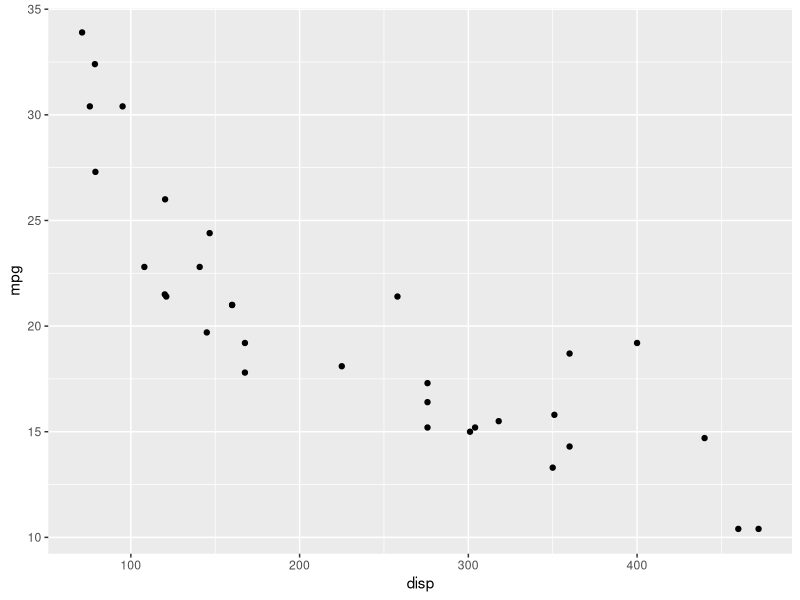
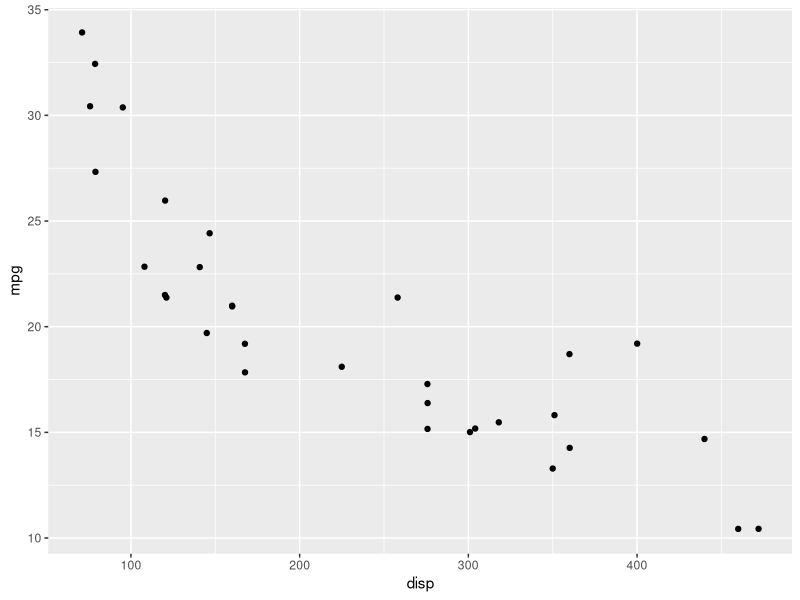
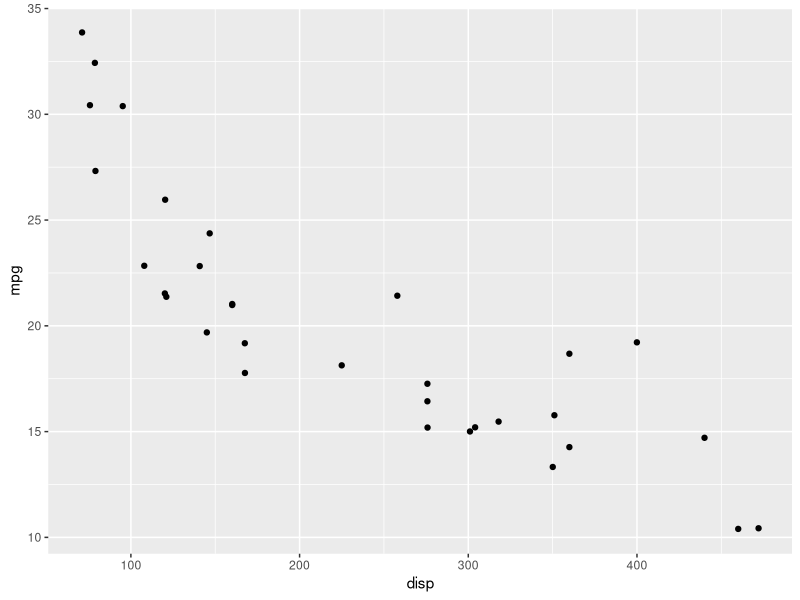
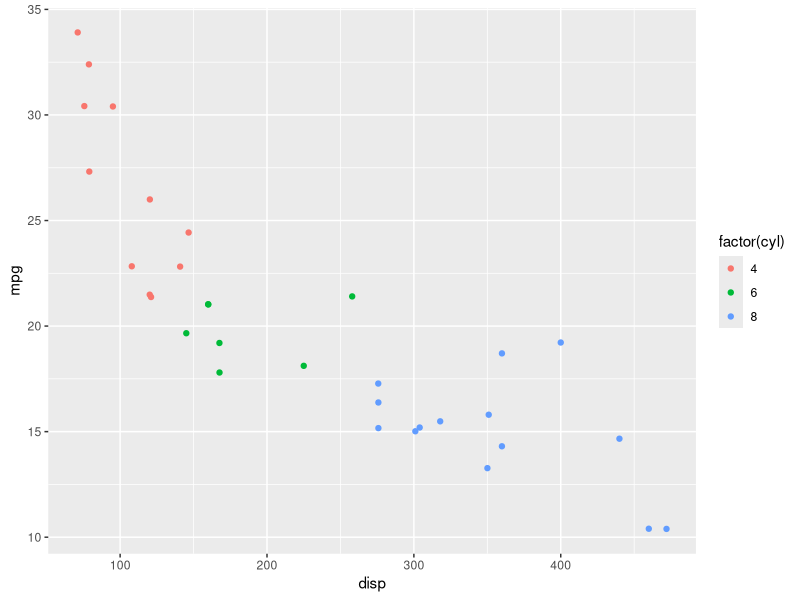
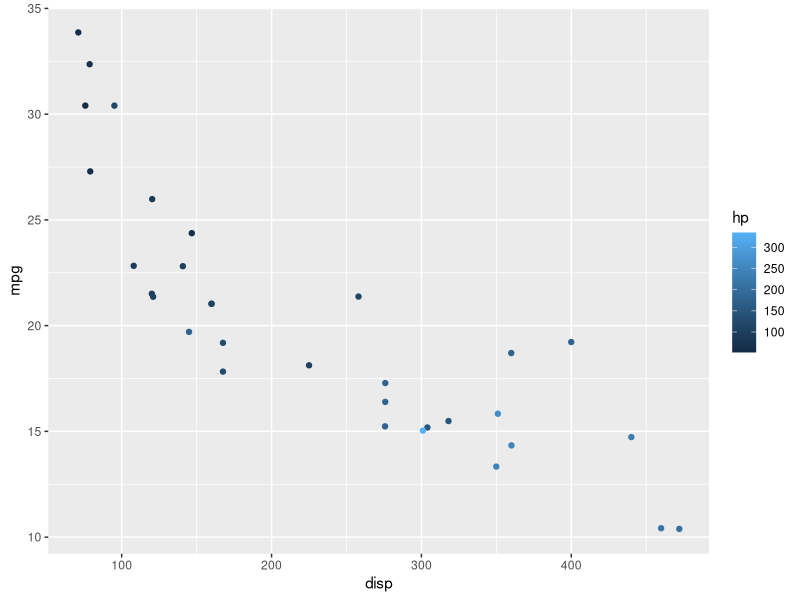
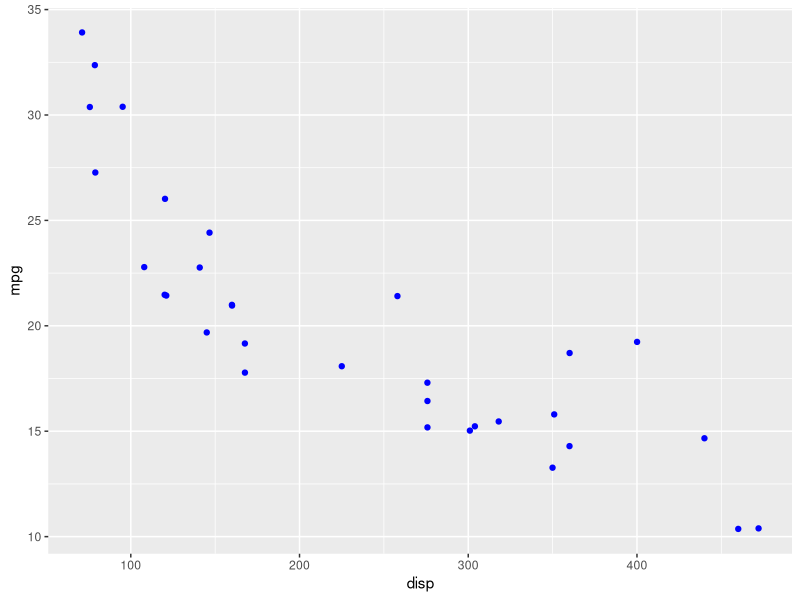
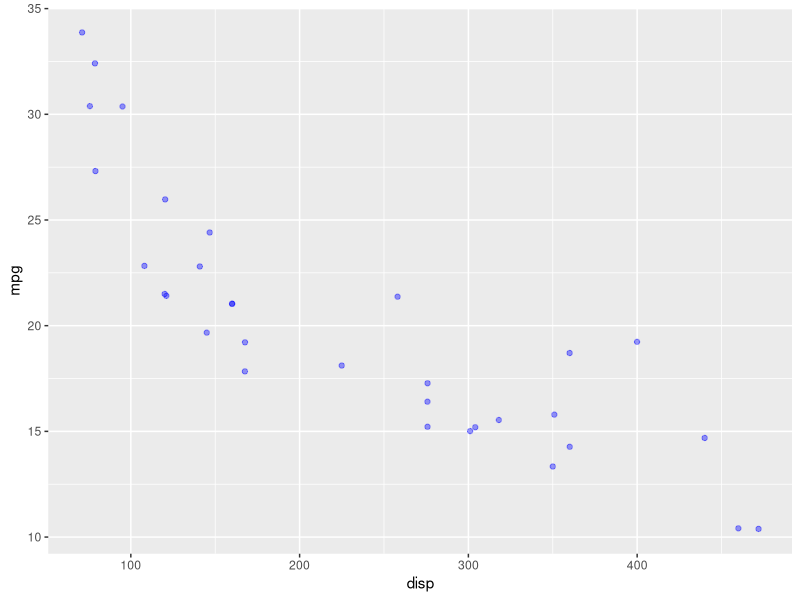
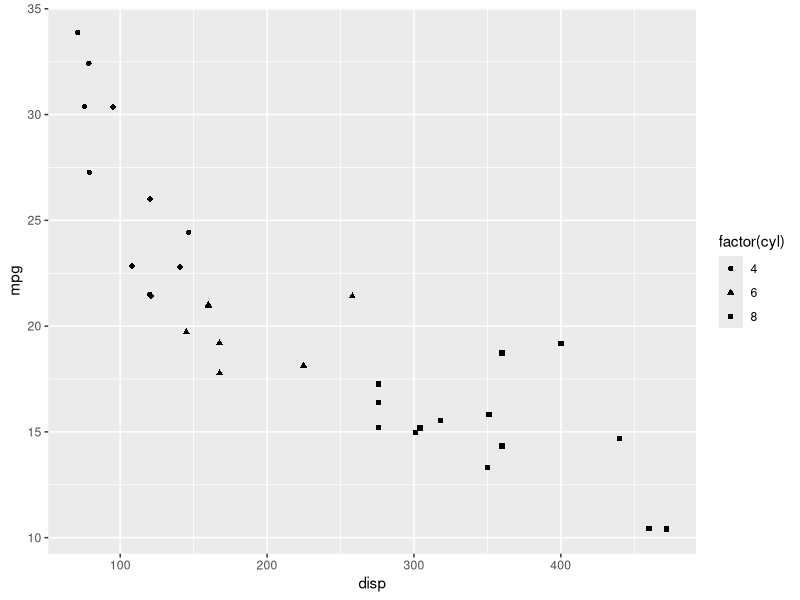

Write the R code that produced these figures, in order.
## ---- chunk 1
library(ggplot2)
library(dplyr)
library(tidyr)
## ---- chunk 2
ggplot(mtcars) +
  geom_point(aes(disp, mpg))
## ---- chunk 3
ggplot(mtcars) +
  geom_point(aes(disp, mpg), position = 'jitter')
## ---- chunk 4
ggplot(mtcars) +
  geom_jitter(aes(disp, mpg))
## ---- chunk 5
ggplot(mtcars) +
  geom_point(aes(disp, mpg, color = factor(cyl)), 
             position = 'jitter')
## ---- chunk 6
ggplot(mtcars) +
  geom_point(aes(disp, mpg, color = hp), 
             position = 'jitter')
## ---- chunk 7
ggplot(mtcars) +
  geom_point(aes(disp, mpg), color = 'blue', 
             position = 'jitter')
## ---- chunk 8
ggplot(mtcars) +
  geom_point(aes(disp, mpg), color = 'blue', alpha = 0.4, 
             position = 'jitter')
## ---- chunk 9
ggplot(mtcars) +
  geom_point(aes(disp, mpg, shape = factor(cyl)),
             position = 'jitter')
## ---- chunk 10
ggplot(mtcars) +
  geom_point(aes(disp, mpg), shape = 3,
             position = 'jitter')
## ---- chunk 11
ggplot(mtcars) +
  geom_point(aes(disp, mpg, size = hp), color = 'blue',
             position = 'jitter')
## ---- chunk 12
ggplot(mtcars) +
  geom_point(aes(disp, mpg), size = 3,
             position = 'jitter')
## ---- chunk 13
ggplot(mtcars, aes(disp, mpg)) +
  geom_point(position = 'jitter') +
  geom_smooth(method = 'lm', se = FALSE)
## ---- chunk 14
ggplot(mtcars, aes(disp, mpg)) +
  geom_point(position = 'jitter') +
  geom_smooth(method = 'lm', se = TRUE)
## ---- chunk 15
ggplot(mtcars, aes(disp, mpg)) +
  geom_point(position = 'jitter') +
  geom_smooth(method = 'loess', se = FALSE)
## ---- chunk 16
ggplot(mtcars, aes(disp, mpg)) +
  geom_point(position = 'jitter') +
  geom_smooth(method = 'loess', se = TRUE)
## ---- chunk 17
lm(mpg ~ disp, data = mtcars)
## ---- chunk 18
ggplot(mtcars, aes(disp, mpg)) +
  geom_point(position = 'jitter') +
  geom_abline(slope = 29.59985, intercept = -0.04122)
